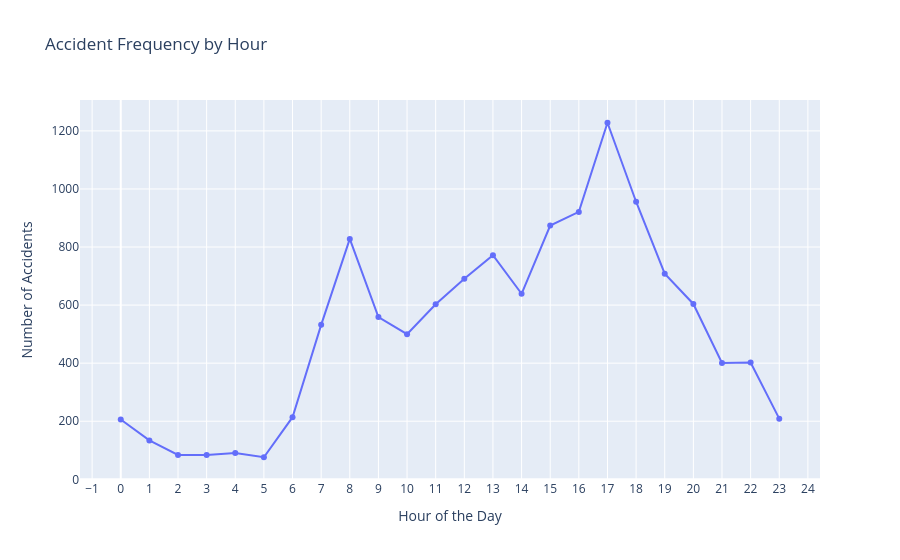

Notebook code cell kept with this figure:
### Code cell
fig = px.line(
    hourly_counts,
    x="Hour",
    y="Accident_Count",
    markers=True,
    title="Accident Frequency by Hour"
)

fig.update_layout(
    xaxis_title="Hour of the Day",
    yaxis_title="Number of Accidents",
    xaxis=dict(
        tickmode="linear",
        dtick=1
    )
)

fig.show()

### Figure 1 — Plotly figure (JSON) as saved in the notebook; plotly's stock layout.template omitted (floating-point values rounded to 4 significant figures)
{"data": [{"hovertemplate": "Hour=%{x}<br>Accident_Count=%{y}<extra></extra>", "legendgroup": "", "line": {"color": "#636efa", "dash": "solid"}, "marker": {"symbol": "circle"}, "mode": "markers+lines", "name": "", "orientation": "v", "showlegend": false, "type": "scatter", "x": [0, 1, 2, 3, 4, 5, 6, 7, 8, 9, 10, 11, 12, 13, 14, 15, 16, 17, 18, 19, 20, 21, 22, 23], "xaxis": "x", "y": [206, 134, 84, 84, 91, 76, 214, 532, 828, 559, 500, 603, 691, 772, 639, 874, 921, 1228, 956, 708, 604, 401, 402, 209], "yaxis": "y"}], "layout": {"legend": {"tracegroupgap": 0}, "title": {"text": "Accident Frequency by Hour"}, "xaxis": {"anchor": "y", "domain": [0, 1], "dtick": 1, "tickmode": "linear", "title": {"text": "Hour of the Day"}}, "yaxis": {"anchor": "x", "domain": [0, 1], "title": {"text": "Number of Accidents"}}}}
